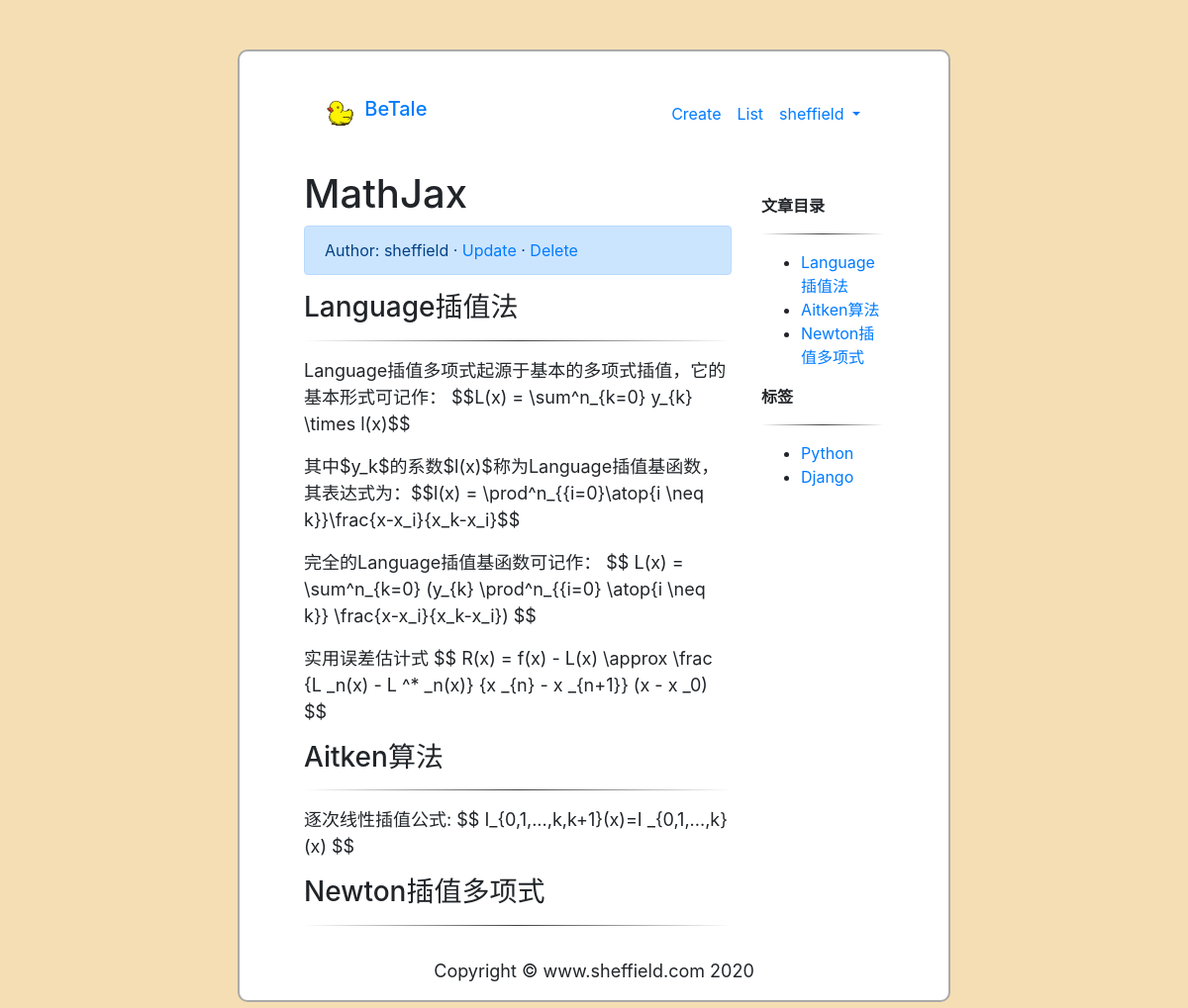
The app's page /article/detail/2/ (signed in) with its own data.
### article/models.py (models this page shows, shortened)
class Post(models.Model):
    author = models.ForeignKey(User, verbose_name='作者', on_delete=models.CASCADE)
    title = models.CharField('标题', max_length=100)
    body = models.TextField('正文')
    excerpt = models.CharField('摘要', max_length=200, blank=True)
    created = models.DateTimeField('创建时间', default=timezone.now)
    updated = models.DateTimeField('修改时间', auto_now=True)
    category = models.ForeignKey(Category, verbose_name='分类', on_delete=models.CASCADE)
    tags = models.ManyToManyField(Tag, verbose_name='标签', blank=True)
    class Meta:
        ordering = ('-created',)
        verbose_name = '文章'
        verbose_name_plural = verbose_name

class Tag(models.Model):
    class Meta:
        verbose_name = '标签'
        verbose_name_plural = verbose_name
    name = models.CharField(max_length=100)

### article/views.py (the view)
# urls.py: path('detail/<int:pk>/', views.detail, name='detail'),
def detail(request, pk):
    article = Post.objects.get(pk=pk)
    md = markdown.Markdown(extensions=[
        'markdown.extensions.extra',
        'markdown.extensions.codehilite',
        'markdown.extensions.toc',
        ])
    article.body = md.convert(article.body)
    m = re.search(r'<div class="toc">\s*<ul>(.*)</ul>\s*</div>', md.toc, re.S)
    article.toc = m.group(1) if m is not None else ''
    context = { 'article': article}
    return render(request, 'article/detail.html', context)

### article/templatetags/article_extras.py (called while the page is built)
@register.inclusion_tag('article/inclusions/_tags.html', takes_context=True)
def show_tags(context):
    return {
        'tag_list': Tag.objects.all(),
    }

### templates/article/detail.html (shortened to what this page needs)
{% extends "base.html" %}
{% load static %}
{% load article_extras %}
{% block content %}
<div class="container">
    <div class="row">
        <div class='col-9'>
            <h1 class="mt-4 mb-2">{{ article.title }}</h1>
            <div class="alert alert-primary">
                Author: {{ article.author }}
                · <a href="{% url 'article:update' article.id %}" style="text-decoration: none;">Update</a>
                · <a href="#" onclick="confirm_delete()" style="text-decoration: none;">Delete</a>
            </div>
            <div>
                <p>{{ article.body|safe }}</p>
            </div>
        </div>
        <div class="col-3 mt-5">
            {% if article.toc %}
            <div class="widget widget-content">
                <b class="widget-title">文章目录</b>
                <hr>
                <div class="toc">
                    <ul>
                        {{ article.toc|safe }}
                    </ul>
                </div>
            </div>
            {% endif %}
            {% show_tags %}
        </div>
    </div>
</div>
{% endblock content %}

### templates/header.html (shortened to what this page needs)
{% load static %}
<nav class="navbar navbar-expand-lg">
    <div class="container">
        <a class="navbar-brand mb-0 h1" href="{% url 'article:index' %}">
            <img src="{% static 'icon/logo.ico' %}" width="40" height="40" class="d-inline-block align-top" alt="icon">
            BeTale
        </a>
        <div>
            <ul class="navbar-nav">
                <li class="nav-item">
                    <a class="nav-link" href="{% url 'article:create' %}">Create</a>
                </li>
                <li class="nav-item">
                    <a class="nav-link" href="{% url 'article:index' %}">List</a>
                </li>
                {% if user.is_authenticated %}
                <li class="nav-item dropdown">
                    <a class="nav-link dropdown-toggle" href="#" id="navbarDropdown" role="button"
                        data-toggle="dropdown" aria-haspopup="true" aria-expanded="false">
                        {{ user.username }}
                    </a>
                </li>
                {% else %}
                <li class="nav-item">
                    <a class="nav-link" href="{% url 'userprofile:user_login' %}">Login</a>
                </li>
                {% endif %}
            </ul>
        </div>
    </div>
</nav>

### templates/article/inclusions/_tags.html
<div class="widget widget-tag-cloud">
    <b class="widget-title">标签</b>
    <hr>
    <ul>
        {% for tag in tag_list %}
        <li>
            <a href="{% url 'article:tag' tag.pk %}" style="text-decoration: none;">
                {{ tag.name }}
            </a>
        </li>
        {% empty %}
        暂无标签！
        {% endfor %}
    </ul>
</div>

### static/custom/base.css (style rules this page uses)
body { background-color: wheat; }
p { font-size: large; line-height: 150%; }
hr { border: 0; height: 1px; background-image: linear-gradient(to right, rgba(0, 0, 0, 0), rgba(0, 0, 0, 0.75), rgba(0, 0, 0, 0)); }

### records on screen
Post: title "MathJax", author "sheffield", body "Language插值法 Language插值多项式起源于基本的多项式插值，它的基本形式可记作： $$L(x) = \\sum^n_{k=0} y_{k} \\times l(x)$$ 其中$y_k$的系数$l(x)$称为Language插值基函数，其表达式为：$$l(x) = \\prod^n_{{i=0}\\atop{i \\neq k}}\\frac{x-x_i}{x_k-x_i}$$ 完全的Language插值基函数可记作： $$ L(x) = \\sum^n_{k=0} (y_{k} \\prod^n_{{i=0} \\atop{i \\neq k}} \\frac{x-x_i}{x_k-x_i}) $$ 实用误差估计式 $$ R(x) = f(x) - L(x) \\approx \\frac {L _n(x) - L ^* _n(x)} {x _{n} - x _{n+1}} (x - x _0) $$ Aitken算法 逐次线性插值公式: $$ I_{0,1,...,k,k+1}(x)=I _{0,1,...,k}(x) $$ Newton插值多项式", toc "Language插值法 Aitken算法 Newton插值多项式"
Tag: name "Python"
Tag: name "Django"

### other values on screen
{{ user.username }} "sheffield"
